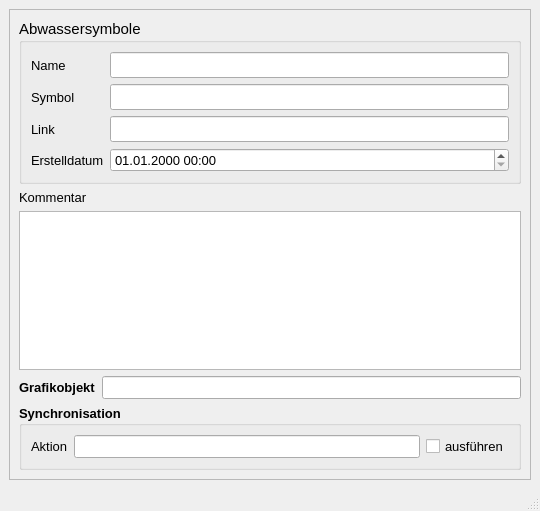
<?xml version="1.0" encoding="UTF-8"?>
<ui version="4.0">
 <class>MainWindow</class>
 <widget class="QMainWindow" name="MainWindow">
  <property name="geometry">
   <rect>
    <x>0</x>
    <y>0</y>
    <width>540</width>
    <height>511</height>
   </rect>
  </property>
  <property name="minimumSize">
   <size>
    <width>400</width>
    <height>420</height>
   </size>
  </property>
  <property name="font">
   <font>
    <family>Tahoma</family>
    <pointsize>10</pointsize>
   </font>
  </property>
  <property name="windowTitle">
   <string>Anbindung Direkteinleiter</string>
  </property>
  <property name="layoutDirection">
   <enum>Qt::LeftToRight</enum>
  </property>
  <widget class="QWidget" name="centralwidget">
   <layout class="QGridLayout" name="gridLayout">
    <item row="0" column="0">
     <widget class="QScrollArea" name="scrollArea">
      <property name="widgetResizable">
       <bool>true</bool>
      </property>
      <widget class="QWidget" name="scrollAreaWidgetContents">
       <property name="geometry">
        <rect>
         <x>0</x>
         <y>0</y>
         <width>516</width>
         <height>461</height>
        </rect>
       </property>
       <layout class="QGridLayout" name="gridLayout_2">
        <item row="0" column="0" colspan="2">
         <widget class="QGroupBox" name="groupBox_3">
          <property name="font">
           <font>
            <family>Tahoma</family>
            <pointsize>11</pointsize>
           </font>
          </property>
          <property name="title">
           <string>Abwassersymbole</string>
          </property>
          <layout class="QGridLayout" name="gridLayout_3">
           <item row="0" column="0">
            <widget class="QLabel" name="label_4">
             <property name="font">
              <font>
               <family>Tahoma</family>
               <pointsize>10</pointsize>
              </font>
             </property>
             <property name="text">
              <string>Name</string>
             </property>
             <property name="alignment">
              <set>Qt::AlignLeading|Qt::AlignLeft|Qt::AlignVCenter</set>
             </property>
            </widget>
           </item>
           <item row="0" column="1">
            <widget class="QLineEdit" name="bezeichnung">
             <property name="font">
              <font>
               <family>Tahoma</family>
               <pointsize>11</pointsize>
              </font>
             </property>
             <property name="toolTip">
              <string>&lt;html&gt;&lt;head/&gt;&lt;body&gt;&lt;p&gt;Eindeutige Bezeichnung&lt;/p&gt;&lt;/body&gt;&lt;/html&gt;</string>
             </property>
             <property name="statusTip">
              <string>Eindeutige Bezeichnung</string>
             </property>
            </widget>
           </item>
           <item row="1" column="0">
            <widget class="QLabel" name="label_73">
             <property name="font">
              <font>
               <family>Tahoma</family>
               <pointsize>10</pointsize>
              </font>
             </property>
             <property name="text">
              <string>Symbol</string>
             </property>
            </widget>
           </item>
           <item row="1" column="1">
            <widget class="QLineEdit" name="art">
             <property name="font">
              <font>
               <family>Tahoma</family>
               <pointsize>11</pointsize>
              </font>
             </property>
             <property name="toolTip">
              <string/>
             </property>
             <property name="statusTip">
              <string/>
             </property>
            </widget>
           </item>
           <item row="2" column="0">
            <widget class="QLabel" name="label_72">
             <property name="font">
              <font>
               <family>Tahoma</family>
               <pointsize>10</pointsize>
              </font>
             </property>
             <property name="text">
              <string>Link</string>
             </property>
            </widget>
           </item>
           <item row="2" column="1">
            <widget class="QLineEdit" name="link">
             <property name="font">
              <font>
               <family>Tahoma</family>
               <pointsize>11</pointsize>
              </font>
             </property>
             <property name="toolTip">
              <string>&lt;html&gt;&lt;head/&gt;&lt;body&gt;&lt;p&gt;Speicherort mit Zusatzinfos&lt;/p&gt;&lt;/body&gt;&lt;/html&gt;</string>
             </property>
             <property name="statusTip">
              <string>Speicherort mit Zusatzinfos</string>
             </property>
            </widget>
           </item>
           <item row="3" column="0">
            <widget class="QLabel" name="label_71">
             <property name="font">
              <font>
               <family>Tahoma</family>
               <pointsize>10</pointsize>
              </font>
             </property>
             <property name="text">
              <string>Erstelldatum</string>
             </property>
            </widget>
           </item>
           <item row="3" column="1">
            <widget class="QgsDateTimeEdit" name="createdat">
             <property name="font">
              <font>
               <family>Tahoma</family>
               <pointsize>10</pointsize>
              </font>
             </property>
             <property name="currentSection">
              <enum>QDateTimeEdit::DaySection</enum>
             </property>
             <property name="displayFormat">
              <string>dd.MM.yyyy HH:mm</string>
             </property>
            </widget>
           </item>
          </layout>
         </widget>
        </item>
        <item row="1" column="0">
         <widget class="QLabel" name="label_15">
          <property name="text">
           <string>Kommentar</string>
          </property>
         </widget>
        </item>
        <item row="2" column="0" colspan="2">
         <widget class="QTextEdit" name="kommentar">
          <property name="minimumSize">
           <size>
            <width>0</width>
            <height>0</height>
           </size>
          </property>
          <property name="toolTip">
           <string>&lt;html&gt;&lt;head/&gt;&lt;body&gt;&lt;p&gt;Platz für zusätzliche Kommentare&lt;/p&gt;&lt;/body&gt;&lt;/html&gt;</string>
          </property>
          <property name="statusTip">
           <string>Platz für zusätzliche Kommentare</string>
          </property>
         </widget>
        </item>
        <item row="3" column="0">
         <widget class="QLabel" name="label_22">
          <property name="font">
           <font>
            <family>Tahoma</family>
            <pointsize>10</pointsize>
            <weight>75</weight>
            <bold>true</bold>
           </font>
          </property>
          <property name="text">
           <string>Grafikobjekt</string>
          </property>
         </widget>
        </item>
        <item row="3" column="1">
         <widget class="QLineEdit" name="objekt">
          <property name="toolTip">
           <string>&lt;html&gt;&lt;head/&gt;&lt;body&gt;&lt;p&gt;Textbeschreibung (WKT) des Grafikobjekts&lt;/p&gt;&lt;/body&gt;&lt;/html&gt;</string>
          </property>
          <property name="statusTip">
           <string>Textbeschreibung des Grafikobjekts</string>
          </property>
         </widget>
        </item>
        <item row="4" column="0" colspan="2">
         <widget class="QGroupBox" name="groupBox_sync">
          <property name="font">
           <font>
            <family>Tahoma</family>
            <pointsize>10</pointsize>
            <weight>75</weight>
            <bold>true</bold>
           </font>
          </property>
          <property name="title">
           <string>Synchronisation</string>
          </property>
          <layout class="QGridLayout" name="gridLayout_4">
           <item row="0" column="0">
            <widget class="QLabel" name="label_19">
             <property name="font">
              <font>
               <family>Tahoma</family>
               <pointsize>10</pointsize>
               <weight>50</weight>
               <bold>false</bold>
              </font>
             </property>
             <property name="text">
              <string>Aktion</string>
             </property>
            </widget>
           </item>
           <item row="0" column="1">
            <widget class="QLineEdit" name="aktion">
             <property name="toolTip">
              <string>&lt;html&gt;&lt;head/&gt;&lt;body&gt;&lt;p&gt;Maßnahme zur Synchronisation&lt;/p&gt;&lt;/body&gt;&lt;/html&gt;</string>
             </property>
             <property name="statusTip">
              <string>Maßnahme zur Synchronisation</string>
             </property>
            </widget>
           </item>
           <item row="0" column="2">
            <widget class="QCheckBox" name="status">
             <property name="font">
              <font>
               <family>Tahoma</family>
               <pointsize>10</pointsize>
               <weight>50</weight>
               <bold>false</bold>
              </font>
             </property>
             <property name="toolTip">
              <string>Synchronisation aktivieren</string>
             </property>
             <property name="statusTip">
              <string>Synchronisation aktivieren</string>
             </property>
             <property name="text">
              <string>ausführen</string>
             </property>
            </widget>
           </item>
          </layout>
         </widget>
        </item>
       </layout>
      </widget>
     </widget>
    </item>
   </layout>
  </widget>
  <widget class="QStatusBar" name="statusbar"/>
 </widget>
 <customwidgets>
  <customwidget>
   <class>QgsDateTimeEdit</class>
   <extends>QDateTimeEdit</extends>
   <header>qgsdatetimeedit.h</header>
  </customwidget>
 </customwidgets>
 <tabstops>
  <tabstop>bezeichnung</tabstop>
  <tabstop>art</tabstop>
  <tabstop>link</tabstop>
  <tabstop>createdat</tabstop>
  <tabstop>kommentar</tabstop>
 </tabstops>
 <resources/>
 <connections/>
</ui>
